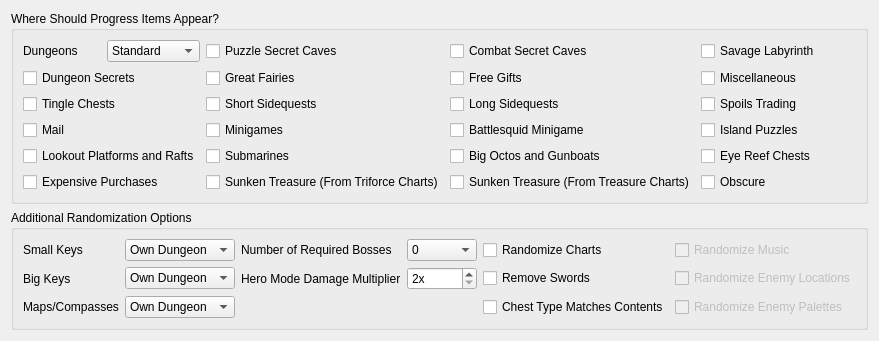
          <widget class="QWidget" name="randomizer_settings_tab">
           <attribute name="title">
            <string>Randomizer Settings</string>
           </attribute>
           <layout class="QVBoxLayout" name="verticalLayout_2">
            <item>
             <widget class="QGroupBox" name="groupBox">
              <property name="sizePolicy">
               <sizepolicy hsizetype="Minimum" vsizetype="Preferred">
                <horstretch>0</horstretch>
                <verstretch>0</verstretch>
               </sizepolicy>
              </property>
              <property name="minimumSize">
               <size>
                <width>0</width>
                <height>0</height>
               </size>
              </property>
              <property name="title">
               <string>Where Should Progress Items Appear?</string>
              </property>
              <layout class="QGridLayout" name="gridLayout_2" rowstretch="0,0,0,0,0,0,0,0,0,0" rowminimumheight="0,0,0,0,0,0,0,0,0,0">
               <property name="sizeConstraint">
                <enum>QLayout::SizeConstraint::SetDefaultConstraint</enum>
               </property>
               <item row="9" column="3">
                <widget class="QCheckBox" name="progression_obscure">
                 <property name="text">
                  <string>Obscure</string>
                 </property>
                </widget>
               </item>
               <item row="9" column="1">
                <widget class="QCheckBox" name="progression_triforce_charts">
                 <property name="text">
                  <string>Sunken Treasure (From Triforce Charts)</string>
                 </property>
                </widget>
               </item>
               <item row="1" column="3">
                <widget class="QCheckBox" name="progression_misc">
                 <property name="text">
                  <string>Miscellaneous</string>
                 </property>
                 <property name="checked">
                  <bool>false</bool>
                 </property>
                </widget>
               </item>
               <item row="6" column="2">
                <widget class="QCheckBox" name="progression_battlesquid">
                 <property name="text">
                  <string>Battlesquid Minigame</string>
                 </property>
                </widget>
               </item>
               <item row="7" column="3">
                <widget class="QCheckBox" name="progression_eye_reef_chests">
                 <property name="text">
                  <string>Eye Reef Chests</string>
                 </property>
                </widget>
               </item>
               <item row="0" column="0">
                <layout class="QHBoxLayout" name="horizontalLayout_22">
                 <item>
                  <widget class="QLabel" name="label_for_progression_dungeons">
                   <property name="text">
                    <string>Dungeons</string>
                   </property>
                  </widget>
                 </item>
                 <item>
                  <widget class="QComboBox" name="progression_dungeons">
                   <property name="currentIndex">
                    <number>1</number>
                   </property>
                   <item>
                    <property name="text">
                     <string>Disabled</string>
                    </property>
                   </item>
                   <item>
                    <property name="text">
                     <string>Standard</string>
                    </property>
                   </item>
                   <item>
                    <property name="text">
                     <string>Race Mode</string>
                    </property>
                   </item>
                  </widget>
                 </item>
                </layout>
               </item>
               <item row="1" column="2">
                <widget class="QCheckBox" name="progression_free_gifts">
                 <property name="text">
                  <string>Free Gifts</string>
                 </property>
                 <property name="checked">
                  <bool>false</bool>
                 </property>
                </widget>
               </item>
               <item row="7" column="0">
                <widget class="QCheckBox" name="progression_platforms_rafts">
                 <property name="text">
                  <string>Lookout Platforms and Rafts</string>
                 </property>
                </widget>
               </item>
               <item row="4" column="3">
                <widget class="QCheckBox" name="progression_spoils_trading">
                 <property name="text">
                  <string>Spoils Trading</string>
                 </property>
                </widget>
               </item>
               <item row="4" column="0">
                <widget class="QCheckBox" name="progression_tingle_chests">
                 <property name="text">
                  <string>Tingle Chests</string>
                 </property>
                </widget>
               </item>
               <item row="0" column="3">
                <widget class="QCheckBox" name="progression_savage_labyrinth">
                 <property name="text">
                  <string>Savage Labyrinth</string>
                 </property>
                </widget>
               </item>
               <item row="7" column="2">
                <widget class="QCheckBox" name="progression_big_octos_gunboats">
                 <property name="text">
                  <string>Big Octos and Gunboats</string>
                 </property>
                </widget>
               </item>
               <item row="7" column="1">
                <widget class="QCheckBox" name="progression_submarines">
                 <property name="text">
                  <string>Submarines</string>
                 </property>
                 <property name="checked">
                  <bool>false</bool>
                 </property>
                </widget>
               </item>
               <item row="4" column="2">
                <widget class="QCheckBox" name="progression_long_sidequests">
                 <property name="text">
                  <string>Long Sidequests</string>
                 </property>
                </widget>
               </item>
               <item row="6" column="3">
                <widget class="QCheckBox" name="progression_island_puzzles">
                 <property name="text">
                  <string>Island Puzzles</string>
                 </property>
                </widget>
               </item>
               <item row="6" column="0">
                <widget class="QCheckBox" name="progression_mail">
                 <property name="text">
                  <string>Mail</string>
                 </property>
                </widget>
               </item>
               <item row="6" column="1">
                <widget class="QCheckBox" name="progression_minigames">
                 <property name="text">
                  <string>Minigames</string>
                 </property>
                </widget>
               </item>
               <item row="9" column="2">
                <widget class="QCheckBox" name="progression_treasure_charts">
                 <property name="text">
                  <string>Sunken Treasure (From Treasure Charts)</string>
                 </property>
                </widget>
               </item>
               <item row="9" column="0">
                <widget class="QCheckBox" name="progression_expensive_purchases">
                 <property name="text">
                  <string>Expensive Purchases</string>
                 </property>
                 <property name="checked">
                  <bool>false</bool>
                 </property>
                </widget>
               </item>
               <item row="4" column="1">
                <widget class="QCheckBox" name="progression_short_sidequests">
                 <property name="text">
                  <string>Short Sidequests</string>
                 </property>
                </widget>
               </item>
               <item row="1" column="1">
                <widget class="QCheckBox" name="progression_great_fairies">
                 <property name="text">
                  <string>Great Fairies</string>
                 </property>
                 <property name="checked">
                  <bool>false</bool>
                 </property>
                </widget>
               </item>
               <item row="1" column="0">
                <widget class="QCheckBox" name="progression_dungeon_secrets">
                 <property name="text">
                  <string>Dungeon Secrets</string>
                 </property>
                </widget>
               </item>
               <item row="0" column="2">
                <widget class="QCheckBox" name="progression_combat_secret_caves">
                 <property name="text">
                  <string>Combat Secret Caves</string>
                 </property>
                </widget>
               </item>
               <item row="0" column="1">
                <widget class="QCheckBox" name="progression_puzzle_secret_caves">
                 <property name="text">
                  <string>Puzzle Secret Caves</string>
                 </property>
                 <property name="checked">
                  <bool>false</bool>
                 </property>
                </widget>
               </item>
              </layout>
             </widget>
            </item>
            <item>
             <widget class="QGroupBox" name="groupBox_3">
              <property name="sizePolicy">
               <sizepolicy hsizetype="Minimum" vsizetype="Preferred">
                <horstretch>0</horstretch>
                <verstretch>0</verstretch>
               </sizepolicy>
              </property>
              <property name="title">
               <string>Additional Randomization Options</string>
              </property>
              <layout class="QGridLayout" name="gridLayout_3">
               <item row="4" column="3">
                <widget class="QCheckBox" name="randomize_enemy_palettes">
                 <property name="enabled">
                  <bool>false</bool>
                 </property>
                 <property name="text">
                  <string>Randomize Enemy Palettes</string>
                 </property>
                </widget>
               </item>
               <item row="1" column="0">
                <layout class="QHBoxLayout" name="horizontalLayout_20">
                 <item>
                  <widget class="QLabel" name="label_for_dungeon_big_keys">
                   <property name="sizePolicy">
                    <sizepolicy hsizetype="Preferred" vsizetype="Preferred">
                     <horstretch>0</horstretch>
                     <verstretch>0</verstretch>
                    </sizepolicy>
                   </property>
                   <property name="text">
                    <string>Big Keys</string>
                   </property>
                  </widget>
                 </item>
                 <item>
                  <widget class="QComboBox" name="dungeon_big_keys">
                   <property name="sizePolicy">
                    <sizepolicy hsizetype="Fixed" vsizetype="Fixed">
                     <horstretch>0</horstretch>
                     <verstretch>0</verstretch>
                    </sizepolicy>
                   </property>
                   <property name="minimumSize">
                    <size>
                     <width>110</width>
                     <height>0</height>
                    </size>
                   </property>
                   <property name="currentIndex">
                    <number>1</number>
                   </property>
                   <item>
                    <property name="text">
                     <string>Vanilla</string>
                    </property>
                   </item>
                   <item>
                    <property name="text">
                     <string>Own Dungeon</string>
                    </property>
                   </item>
                   <item>
                    <property name="text">
                     <string>Any Dungeon</string>
                    </property>
                   </item>
                   <item>
                    <property name="text">
                     <string>Overworld</string>
                    </property>
                   </item>
                   <item>
                    <property name="text">
                     <string>Keysanity</string>
                    </property>
                   </item>
                  </widget>
                 </item>
                </layout>
               </item>
               <item row="0" column="1">
                <layout class="QHBoxLayout" name="horizontalLayout_13">
                 <property name="spacing">
                  <number>6</number>
                 </property>
                 <item>
                  <widget class="QLabel" name="label_for_num_required_dungeons">
                   <property name="sizePolicy">
                    <sizepolicy hsizetype="Preferred" vsizetype="Preferred">
                     <horstretch>0</horstretch>
                     <verstretch>0</verstretch>
                    </sizepolicy>
                   </property>
                   <property name="text">
                    <string>Number of Required Bosses</string>
                   </property>
                  </widget>
                 </item>
                 <item>
                  <widget class="QComboBox" name="num_required_dungeons">
                   <property name="minimumSize">
                    <size>
                     <width>70</width>
                     <height>0</height>
                    </size>
                   </property>
                   <property name="maximumSize">
                    <size>
                     <width>40</width>
                     <height>16777215</height>
                    </size>
                   </property>
                   <property name="baseSize">
                    <size>
                     <width>0</width>
                     <height>0</height>
                    </size>
                   </property>
                   <property name="currentIndex">
                    <number>0</number>
                   </property>
                   <item>
                    <property name="text">
                     <string>0</string>
                    </property>
                   </item>
                   <item>
                    <property name="text">
                     <string>1</string>
                    </property>
                   </item>
                   <item>
                    <property name="text">
                     <string>2</string>
                    </property>
                   </item>
                   <item>
                    <property name="text">
                     <string>3</string>
                    </property>
                   </item>
                   <item>
                    <property name="text">
                     <string>4</string>
                    </property>
                   </item>
                   <item>
                    <property name="text">
                     <string>5</string>
                    </property>
                   </item>
                   <item>
                    <property name="text">
                     <string>6</string>
                    </property>
                   </item>
                  </widget>
                 </item>
                </layout>
               </item>
               <item row="4" column="0">
                <layout class="QHBoxLayout" name="horizontalLayout_21">
                 <item>
                  <widget class="QLabel" name="label_for_dungeon_maps_compasses">
                   <property name="text">
                    <string>Maps/Compasses</string>
                   </property>
                  </widget>
                 </item>
                 <item>
                  <widget class="QComboBox" name="dungeon_maps_compasses">
                   <property name="sizePolicy">
                    <sizepolicy hsizetype="Fixed" vsizetype="Fixed">
                     <horstretch>0</horstretch>
                     <verstretch>0</verstretch>
                    </sizepolicy>
                   </property>
                   <property name="minimumSize">
                    <size>
                     <width>110</width>
                     <height>0</height>
                    </size>
                   </property>
                   <property name="currentIndex">
                    <number>1</number>
                   </property>
                   <item>
                    <property name="text">
                     <string>Vanilla</string>
                    </property>
                   </item>
                   <item>
                    <property name="text">
                     <string>Own Dungeon</string>
                    </property>
                   </item>
                   <item>
                    <property name="text">
                     <string>Any Dungeon</string>
                    </property>
                   </item>
                   <item>
                    <property name="text">
                     <string>Overworld</string>
                    </property>
                   </item>
                   <item>
                    <property name="text">
                     <string>Keysanity</string>
                    </property>
                   </item>
                  </widget>
                 </item>
                </layout>
               </item>
               <item row="0" column="0">
                <layout class="QHBoxLayout" name="horizontalLayout_19">
                 <item>
                  <widget class="QLabel" name="label_for_dungeon_small_keys">
                   <property name="sizePolicy">
                    <sizepolicy hsizetype="Preferred" vsizetype="Preferred">
                     <horstretch>0</horstretch>
                     <verstretch>0</verstretch>
                    </sizepolicy>
                   </property>
                   <property name="text">
                    <string>Small Keys</string>
                   </property>
                  </widget>
                 </item>
                 <item>
                  <widget class="QComboBox" name="dungeon_small_keys">
                   <property name="sizePolicy">
                    <sizepolicy hsizetype="Fixed" vsizetype="Fixed">
                     <horstretch>0</horstretch>
                     <verstretch>0</verstretch>
                    </sizepolicy>
                   </property>
                   <property name="minimumSize">
                    <size>
                     <width>110</width>
                     <height>0</height>
                    </size>
                   </property>
                   <property name="maximumSize">
                    <size>
                     <width>16777215</width>
                     <height>16777215</height>
                    </size>
                   </property>
                   <property name="currentIndex">
                    <number>1</number>
                   </property>
                   <item>
                    <property name="text">
                     <string>Vanilla</string>
                    </property>
                   </item>
                   <item>
                    <property name="text">
                     <string>Own Dungeon</string>
                    </property>
                   </item>
                   <item>
                    <property name="text">
                     <string>Any Dungeon</string>
                    </property>
                   </item>
                   <item>
                    <property name="text">
                     <string>Overworld</string>
                    </property>
                   </item>
                   <item>
                    <property name="text">
                     <string>Keysanity</string>
                    </property>
                   </item>
                  </widget>
                 </item>
                </layout>
               </item>
               <item row="1" column="1">
                <layout class="QHBoxLayout" name="horizontalLayout_18">
                 <item>
                  <widget class="QLabel" name="label_for_damage_multiplier">
                   <property name="text">
                    <string>Hero Mode Damage Multiplier</string>
                   </property>
                  </widget>
                 </item>
                 <item>
                  <widget class="QSpinBox" name="damage_multiplier">
                   <property name="sizePolicy">
                    <sizepolicy hsizetype="Maximum" vsizetype="Fixed">
                     <horstretch>0</horstretch>
                     <verstretch>0</verstretch>
                    </sizepolicy>
                   </property>
                   <property name="minimumSize">
                    <size>
                     <width>70</width>
                     <height>0</height>
                    </size>
                   </property>
                   <property name="buttonSymbols">
                    <enum>QAbstractSpinBox::ButtonSymbols::UpDownArrows</enum>
                   </property>
                   <property name="suffix">
                    <string>x</string>
                   </property>
                   <property name="minimum">
                    <number>2</number>
                   </property>
                   <property name="maximum">
                    <number>80</number>
                   </property>
                  </widget>
                 </item>
                </layout>
               </item>
               <item row="0" column="2">
                <widget class="QCheckBox" name="randomize_charts">
                 <property name="text">
                  <string>Randomize Charts</string>
                 </property>
                </widget>
               </item>
               <item row="0" column="3">
                <widget class="QCheckBox" name="randomize_music">
                 <property name="enabled">
                  <bool>false</bool>
                 </property>
                 <property name="text">
                  <string>Randomize Music</string>
                 </property>
                </widget>
               </item>
               <item row="1" column="3">
                <widget class="QCheckBox" name="randomize_enemies">
                 <property name="enabled">
                  <bool>false</bool>
                 </property>
                 <property name="text">
                  <string>Randomize Enemy Locations</string>
                 </property>
                </widget>
               </item>
               <item row="1" column="2">
                <widget class="QCheckBox" name="remove_swords">
                 <property name="text">
                  <string>Remove Swords</string>
                 </property>
                </widget>
               </item>
               <item row="4" column="2">
                <widget class="QCheckBox" name="chest_type_matches_contents">
                 <property name="text">
                  <string>Chest Type Matches Contents</string>
                 </property>
                </widget>
               </item>
              </layout>
             </widget>
            </item>
           </layout>
          </widget>
